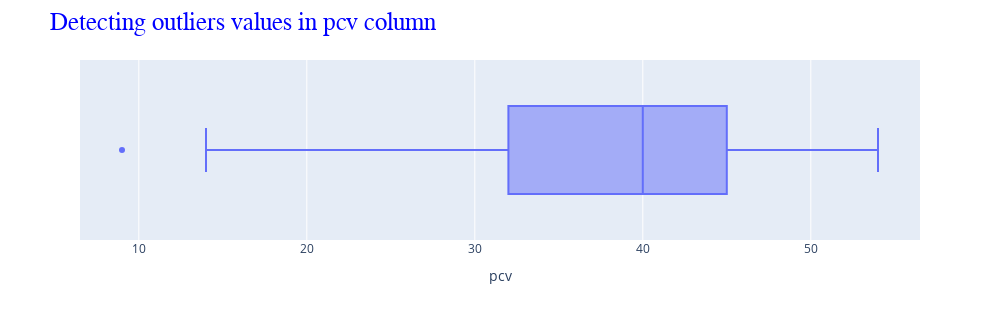

The notebook cell this image was saved under:
### Code cell
ax = px.box( data_frame = data,
        x = 'pcv',
        width = 1000, height = 320)

ax.update_layout(
    title = {
        "text" : 'Detecting outliers values in pcv column',
        "font" : title_font_dict
    } 
)

### Figure 1 — Plotly figure (JSON) as saved in the notebook; plotly's stock layout.template omitted (floating-point values rounded to 4 significant figures; data arrays with more than 128 entries replaced by an {"elided": "..."} marker saying what was removed)
{"data": [{"alignmentgroup": "True", "hovertemplate": "pcv=%{x}<extra></extra>", "legendgroup": "", "marker": {"color": "#636efa"}, "name": "", "notched": false, "offsetgroup": "", "orientation": "h", "showlegend": false, "type": "box", "x": {"elided": "392 float values"}, "x0": " ", "xaxis": "x", "y0": " ", "yaxis": "y"}], "layout": {"boxmode": "group", "height": 320, "legend": {"tracegroupgap": 0}, "margin": {"t": 60}, "title": {"font": {"color": "Blue", "family": "Times New Roman", "size": 25}, "text": "Detecting outliers values in pcv column"}, "width": 1000, "xaxis": {"anchor": "y", "domain": [0, 1], "title": {"text": "pcv"}}, "yaxis": {"anchor": "x", "domain": [0, 1]}}}
